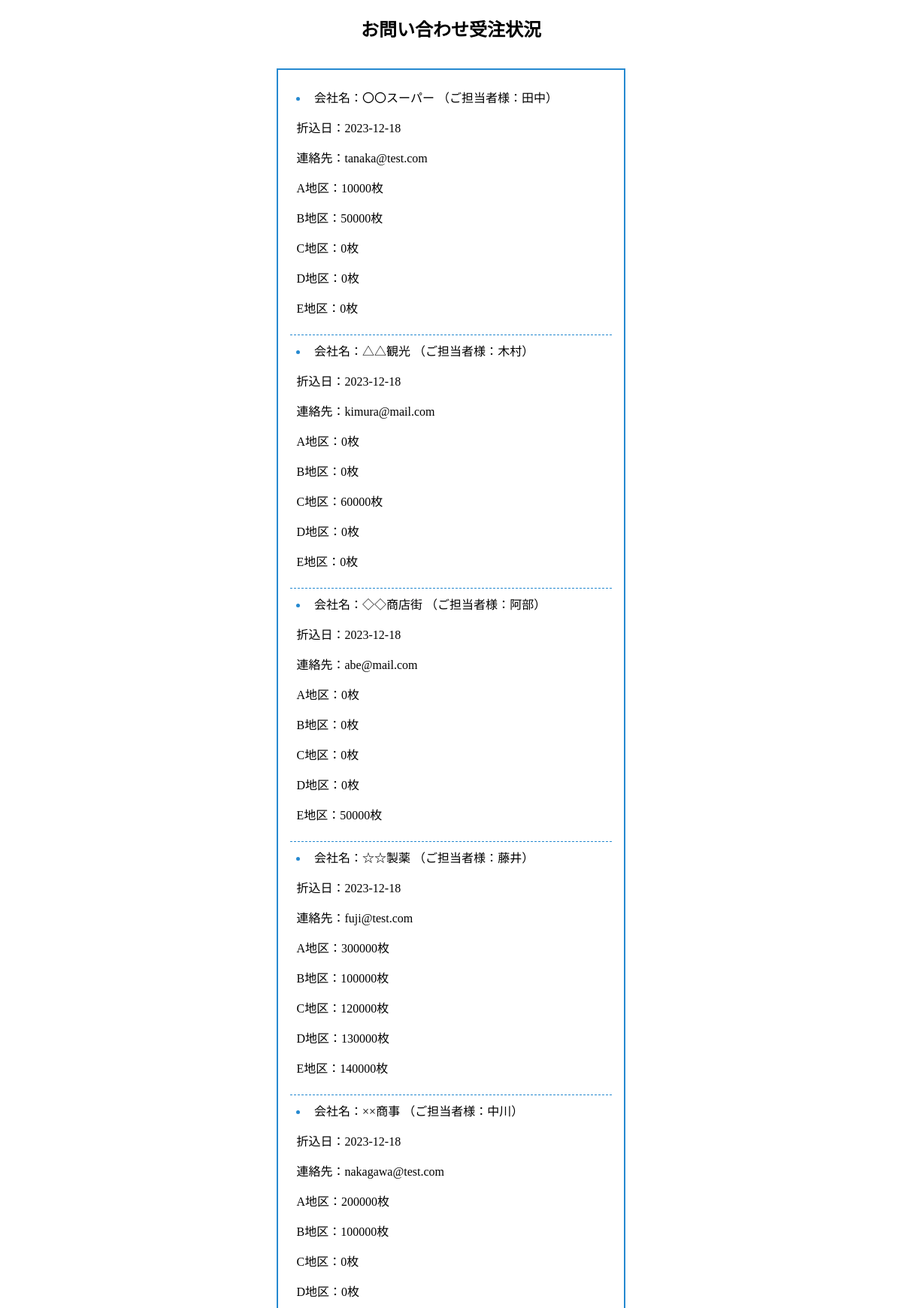
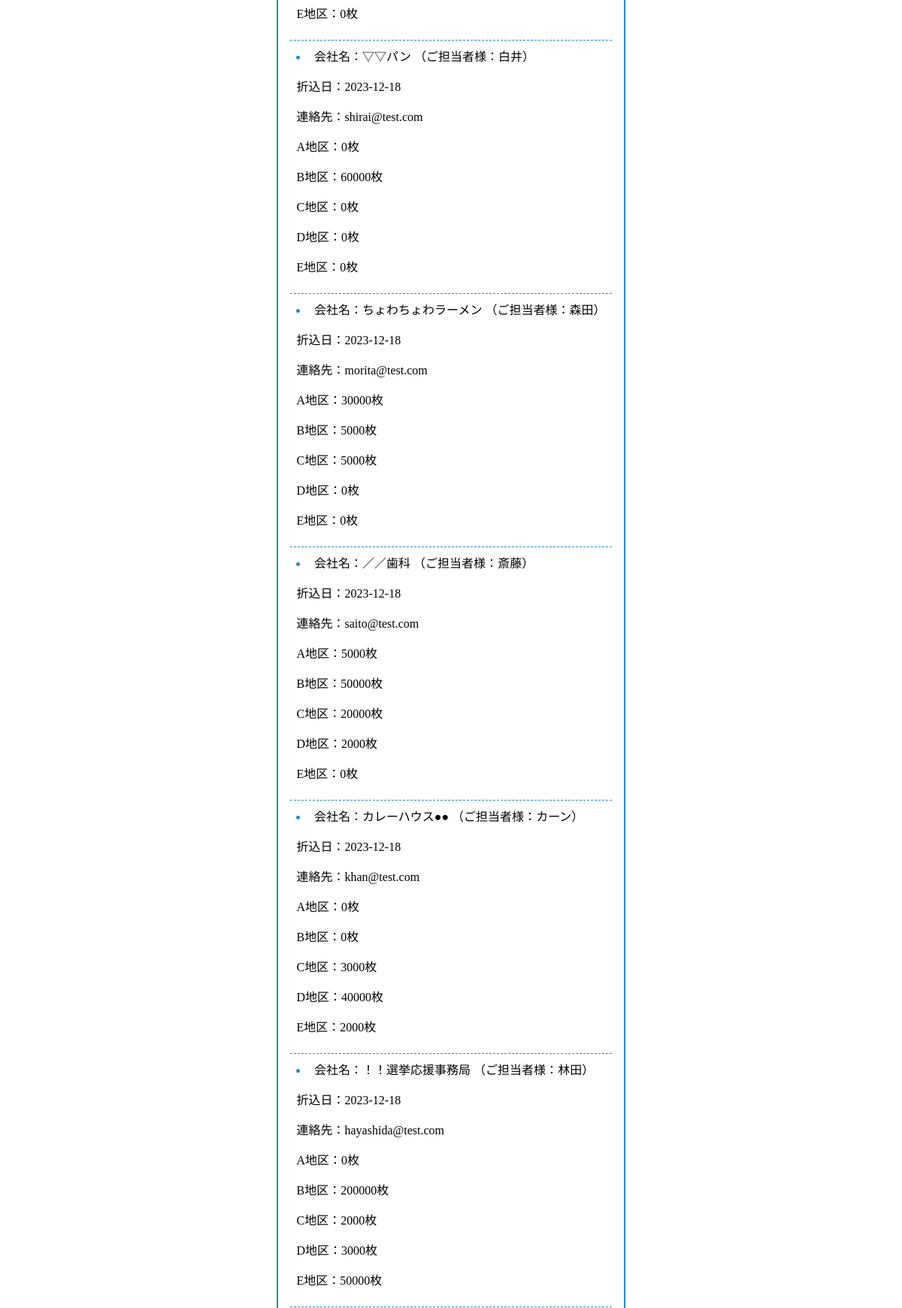
The page /select.php (upper part) on the database its author committed (2 pictures, top to bottom).
### tables this page shows
CREATE TABLE `dsc_request` (
  `id` int(12) NOT NULL,
  `company` varchar(64) NOT NULL,
  `name` varchar(64) NOT NULL,
  `email` varchar(128) NOT NULL,
  `date` date NOT NULL,
  `size` varchar(64) NOT NULL,
  `sum_a` int(12) NOT NULL,
  `sum_b` int(11) NOT NULL,
  `sum_c` int(11) NOT NULL,
  `sum_d` int(11) NOT NULL,
  `sum_e` int(11) NOT NULL,
  `assign` varchar(64) NOT NULL,
  `status` varchar(64) NOT NULL,
  `request_date` datetime NOT NULL
);

### funcs.php (called while the page is built)
<?php
function h($str){
    return htmlspecialchars($str, ENT_QUOTES);
  }

### select.php (the view, shortened to what this page needs)
<?php
    require_once('funcs.php');
    try {
        $pdo = new PDO('mysql:dbname=dsc_db; charset=utf8; host=localhost','root','');
    } catch (PDOException $e) {
        exit('DBConnectError:'.$e->getMessage());
    }
    $stmt = $pdo->prepare("SELECT * FROM dsc_request");
    $status = $stmt->execute();
    $view="";
    if ($status==false) {
        $error = $stmt->errorInfo();
        exit("ErrorQuery:".$error[2]);
    }else{
    while( $result = $stmt->fetch(PDO::FETCH_ASSOC)){
        $view .= '<li>'.'会社名：'.h($result['company']).' （ご担当者様：'.h($result['name']) .'）';
        $view .= '<p>'.'折込日：'.h($result['date']).'<p>';
        $view .= '<p>'.'連絡先：'.h($result['email']) .'</p>';
        $view .='<p>'. 'A地区：'.h($result['sum_a']) .'枚</p>';
        $view .='<p>'. 'B地区：'.h($result['sum_b']) .'枚</p>';
        $view .='<p>'. 'C地区：'.h($result['sum_c']) .'枚</p>';
        $view .='<p>'. 'D地区：'.h($result['sum_d']) .'枚</p>';
        $view .='<p>'. 'E地区：'.h($result['sum_e']) .'枚</p>';
        $view .= '</li>';
  }
}
?>
<!DOCTYPE html>
<html lang="ja">
<head>
    <link rel="stylesheet" href="./css/select.css">
    <header>
        <h2>お問い合わせ受注状況</h2>
    </header>
    <div id="wrap">
        <div class="list">
            <ul class="list-009">
                <?= $view ?>
            </ul>
        </div>
    </div>
</head>
<body>
</body>
</html>

### css/select.css (style rules this page uses)
header { text-align: center; }
#wrap { display: flex; justify-content: center; }
.list { display: flex; justify-content: center; max-width: 500px; }
.list-009 { list-style-type: disc; list-style-position: inside; padding: 1em; border: 2px solid #2589d0; }
.list-009 li { padding: .5em; }
.list-009 li:not(:last-child) { border-bottom: 1px dashed #2589d0; }
.list-009 li::marker { color: #2589d0; font-size: 1.1em; }

### rows shown on the page
dsc_request: company "〇〇スーパー", name "田中", date "2023-12-18", email "tanaka@test.com", sum_a "10000", sum_b "50000", sum_c "0", sum_d "0", sum_e "0"
dsc_request: company "△△観光", name "木村", date "2023-12-18", email "kimura@mail.com", sum_a "0", sum_b "0", sum_c "60000", sum_d "0", sum_e "0"
dsc_request: company "◇◇商店街", name "阿部", date "2023-12-18", email "abe@mail.com", sum_a "0", sum_b "0", sum_c "0", sum_d "0", sum_e "50000"
dsc_request: company "☆☆製薬", name "藤井", date "2023-12-18", email "fuji@test.com", sum_a "300000", sum_b "100000", sum_c "120000", sum_d "130000", sum_e "140000"
dsc_request: company "××商事", name "中川", date "2023-12-18", email "nakagawa@test.com", sum_a "200000", sum_b "100000", sum_c "0", sum_d "0", sum_e "0"
dsc_request: company "▽▽パン", name "白井", date "2023-12-18", email "shirai@test.com", sum_a "0", sum_b "60000", sum_c "0", sum_d "0", sum_e "0"
dsc_request: company "ちょわちょわラーメン", name "森田", date "2023-12-18", email "morita@test.com", sum_a "30000", sum_b "5000", sum_c "5000", sum_d "0", sum_e "0"
dsc_request: company "／／歯科", name "斎藤", date "2023-12-18", email "saito@test.com", sum_a "5000", sum_b "50000", sum_c "20000", sum_d "2000", sum_e "0"
dsc_request: company "カレーハウス●●", name "カーン", date "2023-12-18", email "khan@test.com", sum_a "0", sum_b "0", sum_c "3000", sum_d "40000", sum_e "2000"
dsc_request: company "！！選挙応援事務局", name "林田", date "2023-12-18", email "hayashida@test.com", sum_a "0", sum_b "200000", sum_c "2000", sum_d "3000", sum_e "50000"
